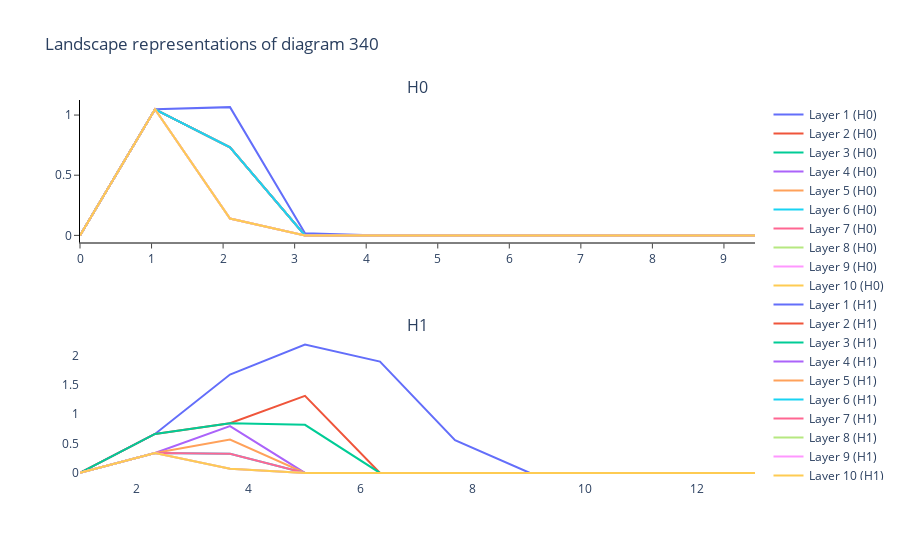

Here is the notebook cell this chart was saved with:
### Code cell
PLless.plot(xflip,340)

### Figure 1 — Plotly figure (JSON) as saved in the notebook; plotly's stock layout.template omitted (floating-point values rounded to 4 significant figures)
{"data": [{"hoverinfo": "none", "mode": "lines", "name": "Layer 1 (H0)", "showlegend": true, "type": "scatter", "x": [0, 1.048, 2.096, 3.145, 4.193, 5.241, 6.289, 7.338, 8.386, 9.434], "xaxis": "x", "y": [0, 1.048, 1.066, 0.01762, 0, 0, 0, 0, 0, 0], "yaxis": "y"}, {"hoverinfo": "none", "mode": "lines", "name": "Layer 2 (H0)", "showlegend": true, "type": "scatter", "x": [0, 1.048, 2.096, 3.145, 4.193, 5.241, 6.289, 7.338, 8.386, 9.434], "xaxis": "x", "y": [0, 1.048, 0.732, 0, 0, 0, 0, 0, 0, 0], "yaxis": "y"}, {"hoverinfo": "none", "mode": "lines", "name": "Layer 3 (H0)", "showlegend": true, "type": "scatter", "x": [0, 1.048, 2.096, 3.145, 4.193, 5.241, 6.289, 7.338, 8.386, 9.434], "xaxis": "x", "y": [0, 1.048, 0.732, 0, 0, 0, 0, 0, 0, 0], "yaxis": "y"}, {"hoverinfo": "none", "mode": "lines", "name": "Layer 4 (H0)", "showlegend": true, "type": "scatter", "x": [0, 1.048, 2.096, 3.145, 4.193, 5.241, 6.289, 7.338, 8.386, 9.434], "xaxis": "x", "y": [0, 1.048, 0.732, 0, 0, 0, 0, 0, 0, 0], "yaxis": "y"}, {"hoverinfo": "none", "mode": "lines", "name": "Layer 5 (H0)", "showlegend": true, "type": "scatter", "x": [0, 1.048, 2.096, 3.145, 4.193, 5.241, 6.289, 7.338, 8.386, 9.434], "xaxis": "x", "y": [0, 1.048, 0.732, 0, 0, 0, 0, 0, 0, 0], "yaxis": "y"}, {"hoverinfo": "none", "mode": "lines", "name": "Layer 6 (H0)", "showlegend": true, "type": "scatter", "x": [0, 1.048, 2.096, 3.145, 4.193, 5.241, 6.289, 7.338, 8.386, 9.434], "xaxis": "x", "y": [0, 1.048, 0.732, 0, 0, 0, 0, 0, 0, 0], "yaxis": "y"}, {"hoverinfo": "none", "mode": "lines", "name": "Layer 7 (H0)", "showlegend": true, "type": "scatter", "x": [0, 1.048, 2.096, 3.145, 4.193, 5.241, 6.289, 7.338, 8.386, 9.434], "xaxis": "x", "y": [0, 1.048, 0.1396, 0, 0, 0, 0, 0, 0, 0], "yaxis": "y"}, {"hoverinfo": "none", "mode": "lines", "name": "Layer 8 (H0)", "showlegend": true, "type": "scatter", "x": [0, 1.048, 2.096, 3.145, 4.193, 5.241, 6.289, 7.338, 8.386, 9.434], "xaxis": "x", "y": [0, 1.048, 0.1396, 0, 0, 0, 0, 0, 0, 0], "yaxis": "y"}, {"hoverinfo": "none", "mode": "lines", "name": "Layer 9 (H0)", "showlegend": true, "type": "scatter", "x": [0, 1.048, 2.096, 3.145, 4.193, 5.241, 6.289, 7.338, 8.386, 9.434], "xaxis": "x", "y": [0, 1.048, 0.1396, 0, 0, 0, 0, 0, 0, 0], "yaxis": "y"}, {"hoverinfo": "none", "mode": "lines", "name": "Layer 10 (H0)", "showlegend": true, "type": "scatter", "x": [0, 1.048, 2.096, 3.145, 4.193, 5.241, 6.289, 7.338, 8.386, 9.434], "xaxis": "x", "y": [0, 1.048, 0.1396, 0, 0, 0, 0, 0, 0, 0], "yaxis": "y"}, {"hoverinfo": "none", "mode": "lines", "name": "Layer 1 (H1)", "showlegend": true, "type": "scatter", "x": [1, 2.338, 3.675, 5.013, 6.35, 7.688, 9.026, 10.36, 11.7, 13.04], "xaxis": "x2", "y": [0, 0.6624, 1.675, 2.184, 1.896, 0.5582, 0, 0, 0, 0], "yaxis": "y2"}, {"hoverinfo": "none", "mode": "lines", "name": "Layer 2 (H1)", "showlegend": true, "type": "scatter", "x": [1, 2.338, 3.675, 5.013, 6.35, 7.688, 9.026, 10.36, 11.7, 13.04], "xaxis": "x2", "y": [0, 0.6624, 0.8468, 1.312, 0, 0, 0, 0, 0, 0], "yaxis": "y2"}, {"hoverinfo": "none", "mode": "lines", "name": "Layer 3 (H1)", "showlegend": true, "type": "scatter", "x": [1, 2.338, 3.675, 5.013, 6.35, 7.688, 9.026, 10.36, 11.7, 13.04], "xaxis": "x2", "y": [0, 0.6624, 0.8468, 0.8182, 0, 0, 0, 0, 0, 0], "yaxis": "y2"}, {"hoverinfo": "none", "mode": "lines", "name": "Layer 4 (H1)", "showlegend": true, "type": "scatter", "x": [1, 2.338, 3.675, 5.013, 6.35, 7.688, 9.026, 10.36, 11.7, 13.04], "xaxis": "x2", "y": [0, 0.3376, 0.7969, 0, 0, 0, 0, 0, 0, 0], "yaxis": "y2"}, {"hoverinfo": "none", "mode": "lines", "name": "Layer 5 (H1)", "showlegend": true, "type": "scatter", "x": [1, 2.338, 3.675, 5.013, 6.35, 7.688, 9.026, 10.36, 11.7, 13.04], "xaxis": "x2", "y": [0, 0.3376, 0.5674, 0, 0, 0, 0, 0, 0, 0], "yaxis": "y2"}, {"hoverinfo": "none", "mode": "lines", "name": "Layer 6 (H1)", "showlegend": true, "type": "scatter", "x": [1, 2.338, 3.675, 5.013, 6.35, 7.688, 9.026, 10.36, 11.7, 13.04], "xaxis": "x2", "y": [0, 0.3376, 0.3248, 0, 0, 0, 0, 0, 0, 0], "yaxis": "y2"}, {"hoverinfo": "none", "mode": "lines", "name": "Layer 7 (H1)", "showlegend": true, "type": "scatter", "x": [1, 2.338, 3.675, 5.013, 6.35, 7.688, 9.026, 10.36, 11.7, 13.04], "xaxis": "x2", "y": [0, 0.3376, 0.3248, 0, 0, 0, 0, 0, 0, 0], "yaxis": "y2"}, {"hoverinfo": "none", "mode": "lines", "name": "Layer 8 (H1)", "showlegend": true, "type": "scatter", "x": [1, 2.338, 3.675, 5.013, 6.35, 7.688, 9.026, 10.36, 11.7, 13.04], "xaxis": "x2", "y": [0, 0.3376, 0.06965, 0, 0, 0, 0, 0, 0, 0], "yaxis": "y2"}, {"hoverinfo": "none", "mode": "lines", "name": "Layer 9 (H1)", "showlegend": true, "type": "scatter", "x": [1, 2.338, 3.675, 5.013, 6.35, 7.688, 9.026, 10.36, 11.7, 13.04], "xaxis": "x2", "y": [0, 0.3376, 0.06965, 0, 0, 0, 0, 0, 0, 0], "yaxis": "y2"}, {"hoverinfo": "none", "mode": "lines", "name": "Layer 10 (H1)", "showlegend": true, "type": "scatter", "x": [1, 2.338, 3.675, 5.013, 6.35, 7.688, 9.026, 10.36, 11.7, 13.04], "xaxis": "x2", "y": [0, 0.3376, 0.06965, 0, 0, 0, 0, 0, 0, 0], "yaxis": "y2"}], "layout": {"annotations": [{"font": {"size": 16}, "showarrow": false, "text": "H0", "x": 0.5, "xanchor": "center", "xref": "paper", "y": 1, "yanchor": "bottom", "yref": "paper"}, {"font": {"size": 16}, "showarrow": false, "text": "H1", "x": 0.5, "xanchor": "center", "xref": "paper", "y": 0.375, "yanchor": "bottom", "yref": "paper"}], "plot_bgcolor": "white", "title": {"text": "Landscape representations of diagram 340"}, "xaxis": {"anchor": "y", "domain": [0, 1], "exponentformat": "e", "linecolor": "black", "linewidth": 1, "mirror": false, "showexponent": "all", "showline": true, "side": "bottom", "ticks": "outside", "type": "linear", "zeroline": true}, "xaxis2": {"anchor": "y2", "domain": [0, 1]}, "yaxis": {"anchor": "x", "domain": [0.625, 1], "exponentformat": "e", "linecolor": "black", "linewidth": 1, "mirror": false, "showexponent": "all", "showline": true, "side": "left", "ticks": "outside", "type": "linear", "zeroline": true}, "yaxis2": {"anchor": "x2", "domain": [0, 0.375]}}}
